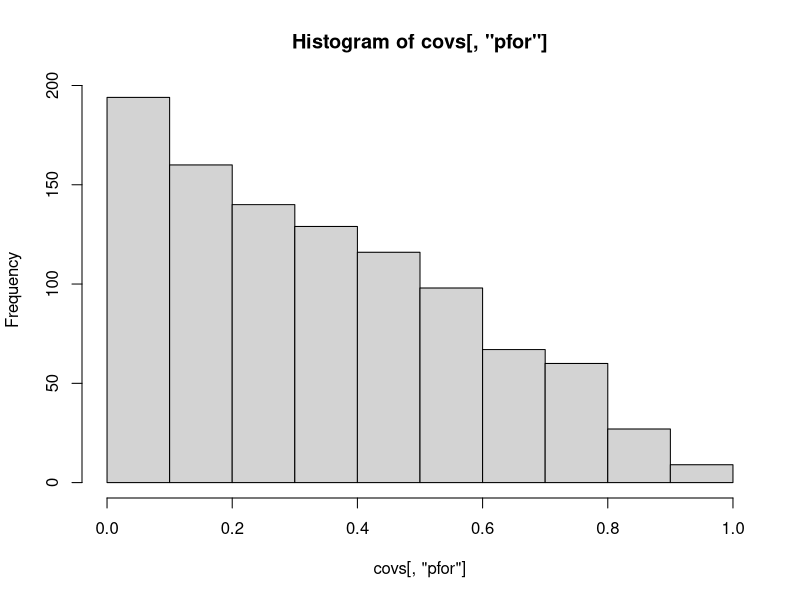

The R source for this figure: (Note: this script raises an error after producing the figure.)
rm(list=ls())
library('gtools')
set.seed(1)

#settings
n=1000
# intercept
b0=3 
# slopes
b1=-1
b2=0
b3=0.5

#covariates
covs=rdirichlet(n,rep(1,3)) # create random proportional covariate data
colnames(covs)=c('pfor','pagri','pwet')

hist(covs[,'pfor']) # histogram

cor(covs) # correlations

#response
rich=rpois(n,exp(b0+b1*covs[,'pfor']+b2*covs[,'pagri']+b3*covs[,'pwet'])) # create richness variable depending on covs
sort(unique(rich))

#combine everything and export
dat1=data.frame(rich=rich,
                pfor=covs[,'pfor'],
                pagri=covs[,'pagri'],
                pwet=covs[,'pwet'],
                region=sample(1:10,n,replace=T),
                x=runif(n),
                y=runif(n))


write.csv(dat1,file.path("simul",'fake data.csv'),row.names=F)
